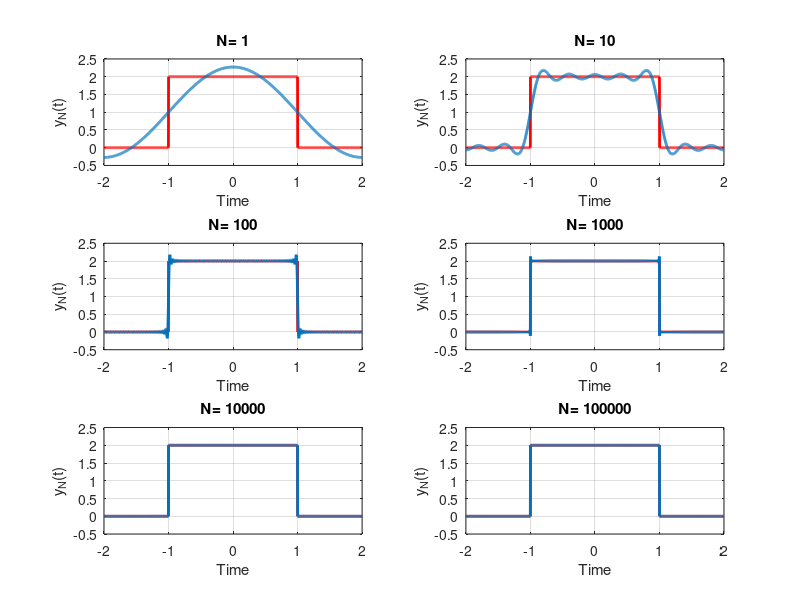

Reproduce this figure in MATLAB.
% Fenomena Gibb

clear all; clc
t=linspace(-2,2,2000);
u=linspace(-2,2,2000);
sq=[zeros(1,500),2*ones(1,1000),zeros(1,500)];
k=2;
%=[1,3,7,19,49,70];     % comment salah satu
N=[1,10,100,1000,10000,100000];

for n=1:6;
an=[];
for m=1:N(n)
    an=[an,2*k*sin(m*pi/2)/(m*pi)];
end;

fN=k/2;

for m=1:N(n)
    fN=fN+an(m)*cos(m*pi*t/2);
end;

nq=int2str(N(n));
subplot(3,2,n),plot(u,sq,'r','LineWidth',2);
hold on;
plot(t,fN,'LineWidth',2); hold off; axis([-2 2 -0.5 2.5]);grid;
xlabel('Time'), ylabel('y_N(t)');title(['N= ',nq]);
end;
